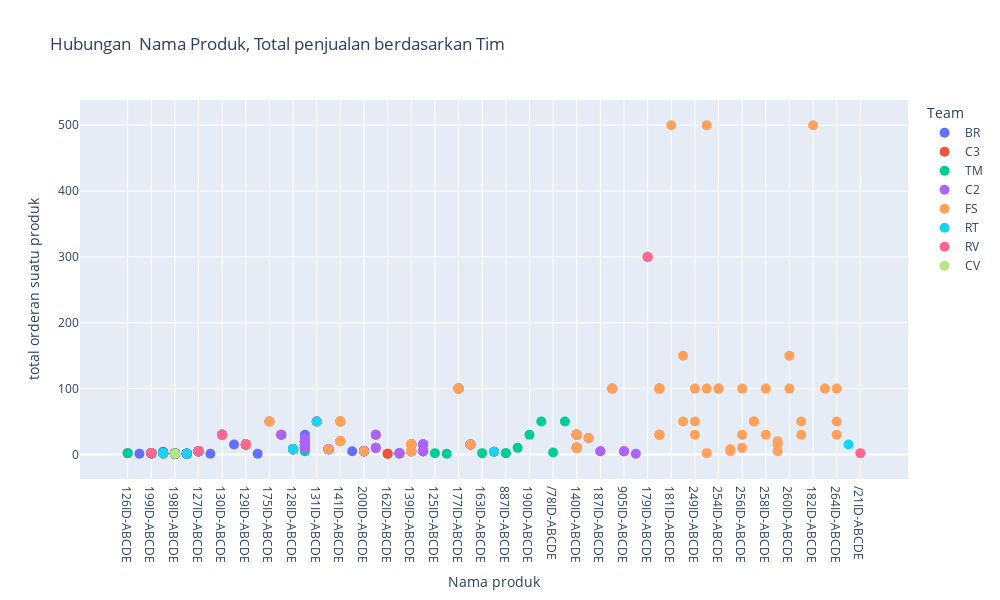

The notebook cell this image was saved under:
### Code cell
fig = px.scatter(df, x='Product Package Name', y='Total Ordered Qty', color='Team1',
                 labels={'Product Package Name': 'Nama produk', 'Total Ordered Qty': 'total orderan suatu produk', 'Team1': 'Team'},
                 title='Hubungan  Nama Produk, Total penjualan berdasarkan Tim')

fig.update_traces(
    marker=dict(size=10),
    selector=dict(mode='markers')
)

# Mengatur lebar (width) dan tinggi (height) gambar
fig.update_layout(
    width=1000,  # Ganti angka sesuai dengan lebar yang diinginkan
    height=600  # Ganti angka sesuai dengan tinggi yang diinginkan
)

fig.show()

### Figure 1 — Plotly figure (JSON) as saved in the notebook; plotly's stock layout.template omitted (floating-point values rounded to 4 significant figures; data arrays with more than 128 entries replaced by an {"elided": "..."} marker saying what was removed)
{"data": [{"hovertemplate": "Team=BR<br>Nama produk=%{x}<br>total orderan suatu produk=%{y}<extra></extra>", "legendgroup": "BR", "marker": {"color": "#636efa", "size": 10, "symbol": "circle"}, "mode": "markers", "name": "BR", "orientation": "v", "showlegend": true, "type": "scatter", "x": {"elided": "169 str values"}, "xaxis": "x", "y": {"elided": "169 int values"}, "yaxis": "y"}, {"hovertemplate": "Team=C3<br>Nama produk=%{x}<br>total orderan suatu produk=%{y}<extra></extra>", "legendgroup": "C3", "marker": {"color": "#EF553B", "size": 10, "symbol": "circle"}, "mode": "markers", "name": "C3", "orientation": "v", "showlegend": true, "type": "scatter", "x": {"elided": "158 str values"}, "xaxis": "x", "y": {"elided": "158 int values"}, "yaxis": "y"}, {"hovertemplate": "Team=TM<br>Nama produk=%{x}<br>total orderan suatu produk=%{y}<extra></extra>", "legendgroup": "TM", "marker": {"color": "#00cc96", "size": 10, "symbol": "circle"}, "mode": "markers", "name": "TM", "orientation": "v", "showlegend": true, "type": "scatter", "x": ["198ID-ABCDE", "125ID-ABCDE", "198ID-ABCDE", "888ID-ABCDE", "198ID-ABCDE", "199ID-ABCDE", "199ID-ABCDE", "198ID-ABCDE", "177ID-ABCDE", "128ID-ABCDE", "127ID-ABCDE", "199ID-ABCDE", "199ID-ABCDE", "199ID-ABCDE", "199ID-ABCDE", "198ID-ABCDE", "128ID-ABCDE", "199ID-ABCDE", "198ID-ABCDE", "128ID-ABCDE", "173ID-ABCDE", "198ID-ABCDE", "199ID-ABCDE", "202ID-ABCDE", "127ID-ABCDE", "127ID-ABCDE", "198ID-ABCDE", "199ID-ABCDE", "127ID-ABCDE", "199ID-ABCDE", "198ID-ABCDE", "199ID-ABCDE", "199ID-ABCDE", "199ID-ABCDE", "127ID-ABCDE", "127ID-ABCDE", "199ID-ABCDE", "198ID-ABCDE", "199ID-ABCDE", "199ID-ABCDE", "199ID-ABCDE", "198ID-ABCDE", "163ID-ABCDE", "199ID-ABCDE", "199ID-ABCDE", "127ID-ABCDE", "199ID-ABCDE", "128ID-ABCDE", "198ID-ABCDE", "127ID-ABCDE", "199ID-ABCDE", "886ID-ABCDE", "199ID-ABCDE", "199ID-ABCDE", "127ID-ABCDE", "887ID-ABCDE", "199ID-ABCDE", "199ID-ABCDE", "199ID-ABCDE", "199ID-ABCDE", "199ID-ABCDE", "199ID-ABCDE", "199ID-ABCDE", "199ID-ABCDE", "199ID-ABCDE", "146ID-ABCDE", "129ID-ABCDE", "199ID-ABCDE", "199ID-ABCDE", "190ID-ABCDE", "199ID-ABCDE", "199ID-ABCDE", "169ID-ABCDE", "/78ID-ABCDE", "199ID-ABCDE", "128ID-ABCDE", "126ID-ABCDE", "198ID-ABCDE", "199ID-ABCDE", "177ID-ABCDE", "199ID-ABCDE", "/26ID-ABCDE", "199ID-ABCDE", "130ID-ABCDE", "199ID-ABCDE", "199ID-ABCDE", "199ID-ABCDE", "198ID-ABCDE", "199ID-ABCDE", "198ID-ABCDE", "199ID-ABCDE", "199ID-ABCDE", "198ID-ABCDE", "129ID-ABCDE", "199ID-ABCDE", "199ID-ABCDE", "199ID-ABCDE", "199ID-ABCDE", "127ID-ABCDE", "198ID-ABCDE", "887ID-ABCDE", "128ID-ABCDE", "127ID-ABCDE", "129ID-ABCDE", "198ID-ABCDE", "198ID-ABCDE"], "xaxis": "x", "y": [1, 2, 1, 1, 1, 2, 2, 1, 100, 8, 5, 2, 2, 2, 2, 1, 8, 2, 1, 8, 5, 1, 2, 15, 5, 5, 1, 2, 5, 2, 1, 2, 2, 2, 5, 5, 2, 1, 2, 2, 2, 1, 2, 2, 2, 5, 2, 8, 1, 5, 2, 4, 2, 2, 5, 2, 2, 2, 2, 2, 2, 2, 2, 2, 2, 10, 15, 2, 2, 30, 2, 2, 50, 3, 2, 8, 2, 1, 2, 100, 2, 50, 2, 30, 2, 2, 2, 1, 2, 1, 2, 2, 1, 15, 2, 2, 2, 2, 5, 1, 2, 8, 5, 15, 1, 1], "yaxis": "y"}, {"hovertemplate": "Team=C2<br>Nama produk=%{x}<br>total orderan suatu produk=%{y}<extra></extra>", "legendgroup": "C2", "marker": {"color": "#ab63fa", "size": 10, "symbol": "circle"}, "mode": "markers", "name": "C2", "orientation": "v", "showlegend": true, "type": "scatter", "x": {"elided": "166 str values"}, "xaxis": "x", "y": {"elided": "166 int values"}, "yaxis": "y"}, {"hovertemplate": "Team=FS<br>Nama produk=%{x}<br>total orderan suatu produk=%{y}<extra></extra>", "legendgroup": "FS", "marker": {"color": "#FFA15A", "size": 10, "symbol": "circle"}, "mode": "markers", "name": "FS", "orientation": "v", "showlegend": true, "type": "scatter", "x": ["177ID-ABCDE", "179ID-ABCDE", "142ID-ABCDE", "142ID-ABCDE", "139ID-ABCDE", "139ID-ABCDE", "181ID-ABCDE", "139ID-ABCDE", "139ID-ABCDE", "127ID-ABCDE", "250ID-ABCDE", "250ID-ABCDE", "178ID-ABCDE", "139ID-ABCDE", "139ID-ABCDE", "177ID-ABCDE", "249ID-ABCDE", "249ID-ABCDE", "249ID-ABCDE", "251ID-ABCDE", "251ID-ABCDE", "251ID-ABCDE", "129ID-ABCDE", "127ID-ABCDE", "254ID-ABCDE", "254ID-ABCDE", "140ID-ABCDE", "140ID-ABCDE", "128ID-ABCDE", "175ID-ABCDE", "255ID-ABCDE", "255ID-ABCDE", "200ID-ABCDE", "256ID-ABCDE", "256ID-ABCDE", "256ID-ABCDE", "129ID-ABCDE", "204ID-ABCDE", "258ID-ABCDE", "258ID-ABCDE", "204ID-ABCDE", "179ID-ABCDE", "129ID-ABCDE", "140ID-ABCDE", "140ID-ABCDE", "129ID-ABCDE", "139ID-ABCDE", "139ID-ABCDE", "131ID-ABCDE", "202ID-ABCDE", "259ID-ABCDE", "259ID-ABCDE", "259ID-ABCDE", "139ID-ABCDE", "139ID-ABCDE", "127ID-ABCDE", "142ID-ABCDE", "142ID-ABCDE", "140ID-ABCDE", "140ID-ABCDE", "141ID-ABCDE", "141ID-ABCDE", "148ID-ABCDE", "128ID-ABCDE", "177ID-ABCDE", "141ID-ABCDE", "141ID-ABCDE", "199ID-ABCDE", "142ID-ABCDE", "142ID-ABCDE", "139ID-ABCDE", "139ID-ABCDE", "175ID-ABCDE", "260ID-ABCDE", "260ID-ABCDE", "130ID-ABCDE", "127ID-ABCDE", "261ID-ABCDE", "261ID-ABCDE", "141ID-ABCDE", "141ID-ABCDE", "140ID-ABCDE", "140ID-ABCDE", "142ID-ABCDE", "142ID-ABCDE", "182ID-ABCDE", "199ID-ABCDE", "177ID-ABCDE", "201ID-ABCDE", "140ID-ABCDE", "140ID-ABCDE", "141ID-ABCDE", "141ID-ABCDE", "132ID-ABCDE", "264ID-ABCDE", "264ID-ABCDE", "264ID-ABCDE", "140ID-ABCDE", "140ID-ABCDE"], "xaxis": "x", "y": [100, 300, 100, 30, 15, 5, 500, 15, 5, 5, 150, 50, 100, 15, 5, 100, 100, 50, 30, 100, 500, 2, 15, 5, 100, 100, 30, 10, 8, 50, 8, 5, 5, 30, 100, 10, 15, 50, 30, 100, 50, 300, 15, 30, 10, 15, 15, 5, 50, 15, 15, 20, 5, 15, 5, 5, 100, 30, 30, 10, 50, 20, 25, 8, 100, 50, 20, 2, 100, 30, 15, 5, 50, 150, 100, 30, 5, 30, 50, 50, 20, 30, 10, 100, 30, 500, 2, 100, 8, 30, 10, 50, 20, 100, 100, 50, 30, 30, 10], "yaxis": "y"}, {"hovertemplate": "Team=RT<br>Nama produk=%{x}<br>total orderan suatu produk=%{y}<extra></extra>", "legendgroup": "RT", "marker": {"color": "#19d3f3", "size": 10, "symbol": "circle"}, "mode": "markers", "name": "RT", "orientation": "v", "showlegend": true, "type": "scatter", "x": ["/29ID-ABCDE", "199ID-ABCDE", "/30ID-ABCDE", "199ID-ABCDE", "/30ID-ABCDE", "198ID-ABCDE", "884ID-ABCDE", "199ID-ABCDE", "130ID-ABCDE", "127ID-ABCDE", "199ID-ABCDE", "128ID-ABCDE", "199ID-ABCDE", "198ID-ABCDE", "198ID-ABCDE", "199ID-ABCDE", "886ID-ABCDE", "127ID-ABCDE", "199ID-ABCDE", "127ID-ABCDE", "198ID-ABCDE", "199ID-ABCDE", "127ID-ABCDE", "127ID-ABCDE", "127ID-ABCDE", "199ID-ABCDE", "128ID-ABCDE", "127ID-ABCDE", "131ID-ABCDE", "127ID-ABCDE", "198ID-ABCDE", "128ID-ABCDE", "199ID-ABCDE", "199ID-ABCDE", "199ID-ABCDE", "127ID-ABCDE", "198ID-ABCDE", "198ID-ABCDE", "198ID-ABCDE", "199ID-ABCDE", "199ID-ABCDE", "198ID-ABCDE", "127ID-ABCDE", "198ID-ABCDE", "199ID-ABCDE", "/30ID-ABCDE"], "xaxis": "x", "y": [1, 2, 2, 2, 2, 1, 15, 2, 30, 5, 2, 8, 2, 1, 1, 2, 4, 5, 2, 5, 1, 2, 5, 5, 5, 2, 8, 5, 50, 5, 1, 8, 2, 2, 2, 5, 1, 1, 1, 2, 2, 1, 5, 1, 2, 2], "yaxis": "y"}, {"hovertemplate": "Team=RV<br>Nama produk=%{x}<br>total orderan suatu produk=%{y}<extra></extra>", "legendgroup": "RV", "marker": {"color": "#FF6692", "size": 10, "symbol": "circle"}, "mode": "markers", "name": "RV", "orientation": "v", "showlegend": true, "type": "scatter", "x": ["130ID-ABCDE", "/21ID-ABCDE", "199ID-ABCDE", "127ID-ABCDE", "179ID-ABCDE", "127ID-ABCDE", "199ID-ABCDE", "199ID-ABCDE", "198ID-ABCDE", "198ID-ABCDE", "199ID-ABCDE", "199ID-ABCDE", "198ID-ABCDE", "199ID-ABCDE", "199ID-ABCDE", "127ID-ABCDE", "127ID-ABCDE", "199ID-ABCDE", "129ID-ABCDE"], "xaxis": "x", "y": [30, 2, 2, 5, 300, 5, 2, 2, 1, 1, 2, 2, 1, 2, 2, 5, 5, 2, 15], "yaxis": "y"}, {"hovertemplate": "Team=CV<br>Nama produk=%{x}<br>total orderan suatu produk=%{y}<extra></extra>", "legendgroup": "CV", "marker": {"color": "#B6E880", "size": 10, "symbol": "circle"}, "mode": "markers", "name": "CV", "orientation": "v", "showlegend": true, "type": "scatter", "x": ["198ID-ABCDE"], "xaxis": "x", "y": [1], "yaxis": "y"}], "layout": {"height": 600, "legend": {"title": {"text": "Team"}, "tracegroupgap": 0}, "title": {"text": "Hubungan  Nama Produk, Total penjualan berdasarkan Tim"}, "width": 1000, "xaxis": {"anchor": "y", "domain": [0, 1], "title": {"text": "Nama produk"}}, "yaxis": {"anchor": "x", "domain": [0, 1], "title": {"text": "total orderan suatu produk"}}}}
